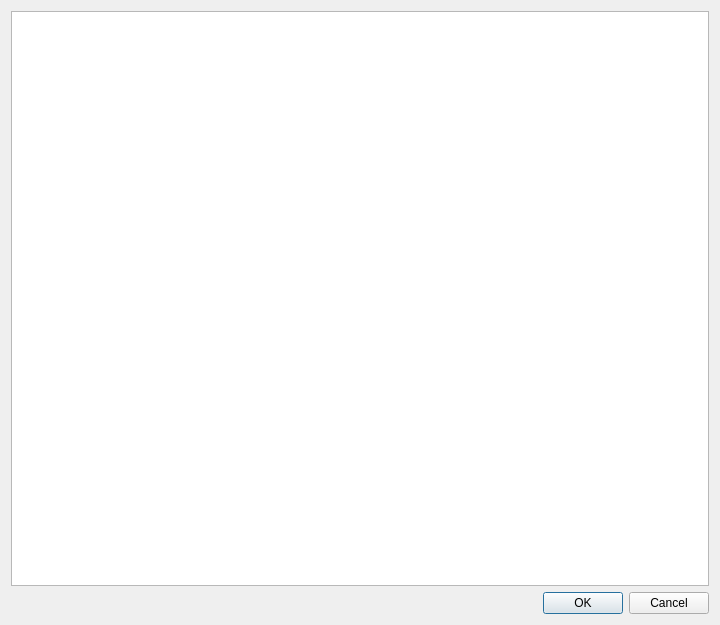
<?xml version="1.0" encoding="UTF-8"?>
<ui version="4.0">
 <class>ExportInstanceDialog</class>
 <widget class="QDialog" name="ExportInstanceDialog">
  <property name="geometry">
   <rect>
    <x>0</x>
    <y>0</y>
    <width>720</width>
    <height>625</height>
   </rect>
  </property>
  <property name="windowTitle">
   <string>Exportar instancia</string>
  </property>
  <layout class="QVBoxLayout" name="verticalLayout">
   <item>
    <widget class="QTreeView" name="treeView">
     <property name="alternatingRowColors">
      <bool>true</bool>
     </property>
     <property name="selectionMode">
      <enum>QAbstractItemView::ExtendedSelection</enum>
     </property>
     <property name="sortingEnabled">
      <bool>true</bool>
     </property>
     <attribute name="headerStretchLastSection">
      <bool>false</bool>
     </attribute>
    </widget>
   </item>
   <item>
    <widget class="QDialogButtonBox" name="buttonBox">
     <property name="orientation">
      <enum>Qt::Horizontal</enum>
     </property>
     <property name="standardButtons">
      <set>QDialogButtonBox::Cancel|QDialogButtonBox::Ok</set>
     </property>
    </widget>
   </item>
  </layout>
 </widget>
 <tabstops>
  <tabstop>treeView</tabstop>
 </tabstops>
 <resources/>
 <connections>
  <connection>
   <sender>buttonBox</sender>
   <signal>accepted()</signal>
   <receiver>ExportInstanceDialog</receiver>
   <slot>accept()</slot>
   <hints>
    <hint type="sourcelabel">
     <x>248</x>
     <y>254</y>
    </hint>
    <hint type="destinationlabel">
     <x>157</x>
     <y>274</y>
    </hint>
   </hints>
  </connection>
  <connection>
   <sender>buttonBox</sender>
   <signal>rejected()</signal>
   <receiver>ExportInstanceDialog</receiver>
   <slot>reject()</slot>
   <hints>
    <hint type="sourcelabel">
     <x>316</x>
     <y>260</y>
    </hint>
    <hint type="destinationlabel">
     <x>286</x>
     <y>274</y>
    </hint>
   </hints>
  </connection>
 </connections>
</ui>
